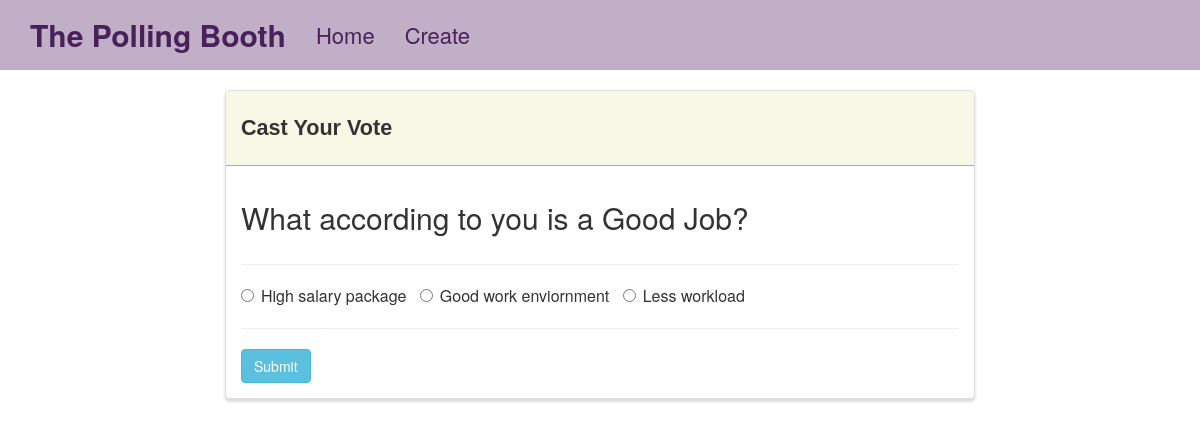
The app's page /vote/5/ with its own data.
### poll/models.py (models this page shows, shortened)
class Poll(models.Model):
    question = models.TextField()
    option_one = models.CharField(max_length=30)
    option_two = models.CharField(max_length=30)
    option_three = models.CharField(max_length=30)
    option_one_count = models.IntegerField(default=0)
    option_two_count = models.IntegerField(default=0)
    option_three_count = models.IntegerField(default=0)

### poll/views.py (the view, shortened to what this page needs)
# urls.py: path('vote/<poll_id>/', poll_views.vote, name='vote'),
def vote(request, poll_id):
    poll = Poll.objects.get(pk=poll_id)
    context = {
        'poll': poll
        }
    return render(request, 'poll/vote.html', context)

### poll/templates/poll/vote.html (shortened to what this page needs)
{% extends "poll/base.html" %}
{% block main %}
<div class="row">
    <div class="col-lg-8 col-lg-offset-2">
        <div class="panel panel-default">
            <div class="panel-heading">
                <h3 class="panel-title">Cast Your Vote</h3>
            </div>
            <div class="panel-body">
                <div class="row">
                    <div class="col-lg-12">
                        <h2>{{poll.question}}</h2>
                    </div>
                </div>
                <div class="row">
                    <div class="col-lg-12">
                        <hr />
                        <form method="POST" class="form-control-lg">
                            <div class="form-group">
                                <div class="radio"  class="form-control-lg">
                                    <label>
                                        <input type="radio" name="poll" value="option1" required>
                                        {{poll.option_one}}
                                    </label> &nbsp;
                                    <label>
                                        <input type="radio" name="poll" value="option2">
                                        {{poll.option_two}}
                                    </label> &nbsp;
                                    <label>
                                        <input type="radio" name="poll" value="option3">
                                        {{poll.option_three}}
                                    </label> &nbsp;
                                </div>
                            </div>
                            <hr />
                            <button type="submit" class="btn btn-info">
                                Submit
                            </button>
                        </form>
                    </div>
                </div>
            </div>
        </div>
    </div>
</div>
{% endblock %}

### poll/static/style.css (style rules this page uses)
.panel-default > .panel-heading { color: #333; background-color: rgba(245, 245, 220, .7); border-color: rgba(119, 119, 108, 0.6); font-size: large; }
.panel { margin-top: 20px; box-shadow: 0px 3px 3px 0px #ddd; }
.panel-title { font-weight: bolder; font-size: larger; padding-top: 15px; padding-bottom: 15px; font-family: Arial, Helvetica, sans-serif; font: outline; }
.form-group { font-size: medium; }

### records on screen
Poll: question "What according to you is a Good Job?", option_one "High salary package", option_two "Good work enviornment", option_three "Less workload"
